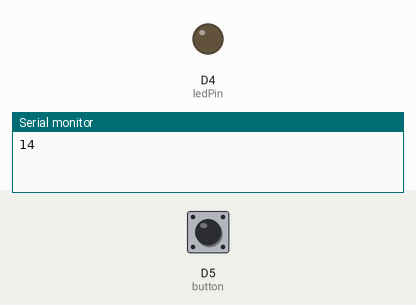
Simulated run of this sketch. Board: ESP8266 (NodeMCU). Parts: output pins drawn as LEDs (lit = HIGH), the last lines printed to the serial monitor. The inputs (shaded band) are chosen by the test bench; at power-on: D5 (button) HIGH.

Above: at 1.2 s.
1.3 s: D5 (button) pulled LOW for 0.15 s
At 1.37 s:
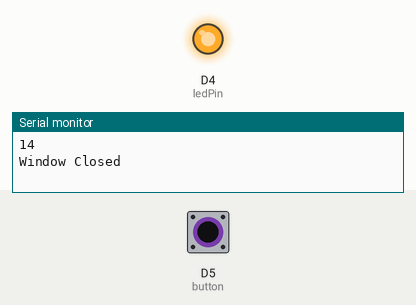
2.9 s: D5 (button) pulled LOW for 3.2 s
At 6.4 s:
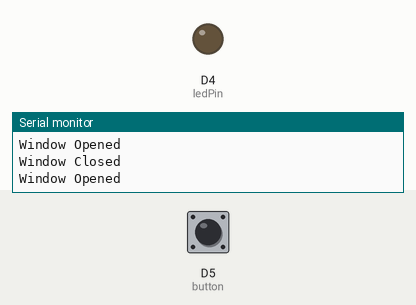
Timing chart, 0 to 7.9 s (numbered marks = the images above; inputs shaded):
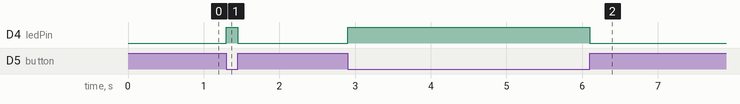

The sketch:

nodemcu.ino
```cpp
int button = D5;
int windowState = HIGH;
int ledPin = 2; // GPIO16

void setup() {
  // put your setup code here, to run once:
  Serial.begin(115200);
  delay(10);
  pinMode(ledPin, OUTPUT);
  pinMode(button, INPUT_PULLUP);
  Serial.println(button);
}

void loop() {
  // put your main code here, to run repeatedly:
  int newWindowState = digitalRead(button);

  if (newWindowState != windowState) {
    if (newWindowState == HIGH) {
      Serial.println("Window Opened");
      digitalWrite(ledPin, LOW);
    }
    else {
      Serial.println("Window Closed");
      digitalWrite(ledPin, HIGH);
    }
    windowState = newWindowState;
  }
}
```

Measured:
- after the input at 1.3 s, D4 (ledPin): LOW → HIGH at once, → LOW 0.15 s later
- after the input at 2.9 s, D4 (ledPin): LOW → HIGH at once, → LOW 3.2 s later
